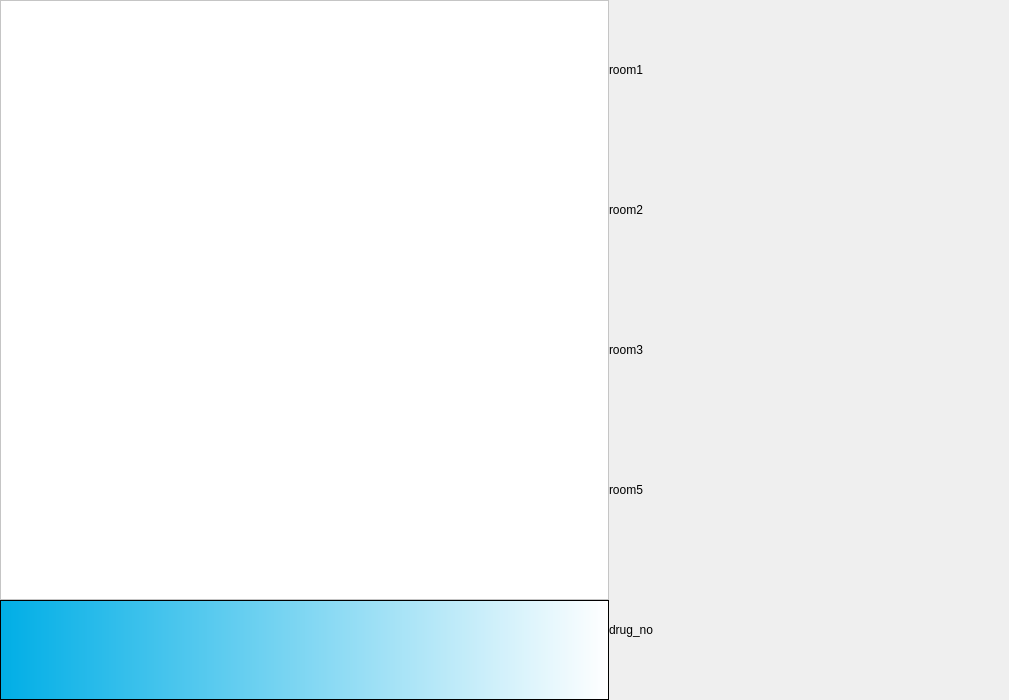
<?xml version="1.0" encoding="UTF-8"?>
<ui version="4.0">
 <class>MainWindow</class>
 <widget class="QMainWindow" name="MainWindow">
  <property name="windowModality">
   <enum>Qt::NonModal</enum>
  </property>
  <property name="geometry">
   <rect>
    <x>0</x>
    <y>0</y>
    <width>1009</width>
    <height>700</height>
   </rect>
  </property>
  <property name="windowTitle">
   <string>滿地富醫療資訊管理系統</string>
  </property>
  <widget class="QWidget" name="centralwidget">
   <layout class="QHBoxLayout" name="horizontalLayout">
    <property name="spacing">
     <number>0</number>
    </property>
    <property name="leftMargin">
     <number>0</number>
    </property>
    <property name="topMargin">
     <number>0</number>
    </property>
    <property name="rightMargin">
     <number>0</number>
    </property>
    <property name="bottomMargin">
     <number>0</number>
    </property>
    <item>
     <layout class="QVBoxLayout" name="verticalLayout">
      <property name="spacing">
       <number>0</number>
      </property>
      <item>
       <layout class="QHBoxLayout" name="horizontalLayout_2">
        <property name="spacing">
         <number>0</number>
        </property>
        <item>
         <layout class="QVBoxLayout" name="verticalLayout_media">
          <property name="spacing">
           <number>0</number>
          </property>
          <item>
           <layout class="QVBoxLayout" name="verticalLayout_3">
            <item>
             <widget class="QFrame" name="frame_youtube">
              <property name="sizePolicy">
               <sizepolicy hsizetype="Expanding" vsizetype="Expanding">
                <horstretch>0</horstretch>
                <verstretch>0</verstretch>
               </sizepolicy>
              </property>
              <property name="styleSheet">
               <string notr="true">background-color: rgb(255, 255, 255);</string>
              </property>
              <property name="frameShape">
               <enum>QFrame::StyledPanel</enum>
              </property>
              <property name="frameShadow">
               <enum>QFrame::Raised</enum>
              </property>
             </widget>
            </item>
           </layout>
          </item>
          <item>
           <layout class="QHBoxLayout" name="horizontalLayout_3">
            <property name="spacing">
             <number>0</number>
            </property>
           </layout>
          </item>
          <item>
           <widget class="QFrame" name="frame">
            <property name="minimumSize">
             <size>
              <width>0</width>
              <height>100</height>
             </size>
            </property>
            <property name="styleSheet">
             <string notr="true">background-color: qlineargradient(spread:pad, x1:0, y1:0, x2:1, y2:0, stop:0 rgba(0, 174, 230, 255), stop:1 rgba(255, 255, 255, 255));
</string>
            </property>
            <property name="frameShape">
             <enum>QFrame::StyledPanel</enum>
            </property>
            <property name="frameShadow">
             <enum>QFrame::Raised</enum>
            </property>
            <widget class="QLabel" name="label_marquee">
             <property name="geometry">
              <rect>
               <x>920</x>
               <y>20</y>
               <width>216</width>
               <height>59</height>
              </rect>
             </property>
             <property name="sizePolicy">
              <sizepolicy hsizetype="Preferred" vsizetype="Preferred">
               <horstretch>0</horstretch>
               <verstretch>0</verstretch>
              </sizepolicy>
             </property>
             <property name="styleSheet">
              <string notr="true">font: 48pt &quot;微軟正黑體&quot;;
font-weight:bold;
background:transparent;
color: rgb(0, 0, 0);</string>
             </property>
             <property name="text">
              <string>marquee text</string>
             </property>
             <property name="wordWrap">
              <bool>false</bool>
             </property>
            </widget>
           </widget>
          </item>
         </layout>
        </item>
        <item>
         <layout class="QVBoxLayout" name="verticalLayout_2">
          <item>
           <widget class="QLabel" name="label_room1">
            <property name="minimumSize">
             <size>
              <width>400</width>
              <height>0</height>
             </size>
            </property>
            <property name="styleSheet">
             <string notr="true"/>
            </property>
            <property name="text">
             <string>room1</string>
            </property>
           </widget>
          </item>
          <item>
           <widget class="QLabel" name="label_room2">
            <property name="minimumSize">
             <size>
              <width>400</width>
              <height>0</height>
             </size>
            </property>
            <property name="text">
             <string>room2</string>
            </property>
           </widget>
          </item>
          <item>
           <widget class="QLabel" name="label_room3">
            <property name="minimumSize">
             <size>
              <width>400</width>
              <height>0</height>
             </size>
            </property>
            <property name="text">
             <string>room3</string>
            </property>
           </widget>
          </item>
          <item>
           <widget class="QLabel" name="label_room5">
            <property name="minimumSize">
             <size>
              <width>400</width>
              <height>0</height>
             </size>
            </property>
            <property name="text">
             <string>room5</string>
            </property>
           </widget>
          </item>
          <item>
           <widget class="QLabel" name="label_drug_no">
            <property name="minimumSize">
             <size>
              <width>400</width>
              <height>0</height>
             </size>
            </property>
            <property name="text">
             <string>drug_no</string>
            </property>
           </widget>
          </item>
         </layout>
        </item>
       </layout>
      </item>
     </layout>
    </item>
   </layout>
  </widget>
  <action name="action_convert">
   <property name="icon">
    <iconset>
     <normaloff>../icons/document-import.svg</normaloff>../icons/document-import.svg</iconset>
   </property>
   <property name="text">
    <string>轉檔</string>
   </property>
  </action>
  <action name="action_ins_check">
   <property name="icon">
    <iconset>
     <normaloff>../icons/dialog-question.png</normaloff>../icons/dialog-question.png</iconset>
   </property>
   <property name="text">
    <string>申報檢查</string>
   </property>
   <property name="shortcut">
    <string>Ctrl+1</string>
   </property>
   <property name="shortcutContext">
    <enum>Qt::WindowShortcut</enum>
   </property>
  </action>
  <action name="action_ins_apply">
   <property name="icon">
    <iconset>
     <normaloff>../icons/mail-send.svg</normaloff>../icons/mail-send.svg</iconset>
   </property>
   <property name="text">
    <string>健保申報</string>
   </property>
   <property name="shortcut">
    <string>Ctrl+2</string>
   </property>
  </action>
  <action name="action_ins_judge">
   <property name="icon">
    <iconset>
     <normaloff>../icons/accessories-dictionary.png</normaloff>../icons/accessories-dictionary.png</iconset>
   </property>
   <property name="text">
    <string>健保抽審</string>
   </property>
   <property name="shortcut">
    <string>Ctrl+3</string>
   </property>
  </action>
  <action name="action_registration">
   <property name="icon">
    <iconset>
     <normaloff>../icons/add-files-to-archive.svg</normaloff>../icons/add-files-to-archive.svg</iconset>
   </property>
   <property name="text">
    <string>門診掛號</string>
   </property>
  </action>
  <action name="action_return_card">
   <property name="icon">
    <iconset>
     <normaloff>../icons/contact-new.svg</normaloff>../icons/contact-new.svg</iconset>
   </property>
   <property name="text">
    <string>健保卡欠還卡</string>
   </property>
  </action>
  <action name="action_checkout">
   <property name="icon">
    <iconset>
     <normaloff>../icons/accessories-calculator.png</normaloff>../icons/accessories-calculator.png</iconset>
   </property>
   <property name="text">
    <string>掛號櫃台結帳</string>
   </property>
  </action>
  <action name="action_patient_list">
   <property name="icon">
    <iconset>
     <normaloff>../icons/emblem-documents.png</normaloff>../icons/emblem-documents.png</iconset>
   </property>
   <property name="text">
    <string>病患查詢</string>
   </property>
  </action>
  <action name="action_ins_record_upload">
   <property name="icon">
    <iconset>
     <normaloff>../icons/mail-send.png</normaloff>../icons/mail-send.png</iconset>
   </property>
   <property name="text">
    <string>健保IC卡資料上傳</string>
   </property>
  </action>
  <action name="action_cashier">
   <property name="icon">
    <iconset>
     <normaloff>../icons/software-update-urgent.png</normaloff>../icons/software-update-urgent.png</iconset>
   </property>
   <property name="text">
    <string>批價作業</string>
   </property>
  </action>
  <action name="action_settings">
   <property name="icon">
    <iconset>
     <normaloff>../icons/preferences-system.png</normaloff>../icons/preferences-system.png</iconset>
   </property>
   <property name="text">
    <string>系統設定</string>
   </property>
  </action>
  <action name="action_charge">
   <property name="icon">
    <iconset>
     <normaloff>../icons/edit-select-all.svg</normaloff>../icons/edit-select-all.svg</iconset>
   </property>
   <property name="text">
    <string>收費設定</string>
   </property>
  </action>
  <action name="action_users">
   <property name="icon">
    <iconset>
     <normaloff>../icons/system-users.png</normaloff>../icons/system-users.png</iconset>
   </property>
   <property name="text">
    <string>使用者管理</string>
   </property>
  </action>
  <action name="action_diagnostic">
   <property name="icon">
    <iconset>
     <normaloff>../icons/user-info.png</normaloff>../icons/user-info.png</iconset>
   </property>
   <property name="text">
    <string>診察資料</string>
   </property>
  </action>
  <action name="action_medicine">
   <property name="icon">
    <iconset>
     <normaloff>../icons/accessories-dictionary.png</normaloff>../icons/accessories-dictionary.png</iconset>
   </property>
   <property name="text">
    <string>處方資料</string>
   </property>
  </action>
  <action name="action_ic_card">
   <property name="icon">
    <iconset>
     <normaloff>../icons/ic_card.jpg</normaloff>../icons/ic_card.jpg</iconset>
   </property>
   <property name="text">
    <string>健保卡讀卡機</string>
   </property>
  </action>
  <action name="action_waiting_list">
   <property name="icon">
    <iconset>
     <normaloff>../icons/accessories-text-editor.png</normaloff>../icons/accessories-text-editor.png</iconset>
   </property>
   <property name="text">
    <string>醫師看診作業</string>
   </property>
  </action>
  <action name="action_medical_record_list">
   <property name="icon">
    <iconset>
     <normaloff>../icons/folder-saved-search.png</normaloff>../icons/folder-saved-search.png</iconset>
   </property>
   <property name="text">
    <string>病歷查詢</string>
   </property>
  </action>
  <action name="action_medical_record_statistics">
   <property name="icon">
    <iconset>
     <normaloff>../icons/x-office-calendar.png</normaloff>../icons/x-office-calendar.png</iconset>
   </property>
   <property name="text">
    <string>病歷統計</string>
   </property>
  </action>
  <action name="action_show_side_bar">
   <property name="checkable">
    <bool>true</bool>
   </property>
   <property name="checked">
    <bool>false</bool>
   </property>
   <property name="icon">
    <iconset>
     <normaloff>../icons/preferences-desktop-accessibility.png</normaloff>../icons/preferences-desktop-accessibility.png</iconset>
   </property>
   <property name="text">
    <string>顯示/關閉側邊欄</string>
   </property>
   <property name="shortcut">
    <string>F4</string>
   </property>
  </action>
  <action name="action_doctor_nurse_table">
   <property name="icon">
    <iconset>
     <normaloff>../icons/system-users.png</normaloff>../icons/system-users.png</iconset>
   </property>
   <property name="text">
    <string>護士跟診表</string>
   </property>
  </action>
  <action name="action_purchase">
   <property name="icon">
    <iconset>
     <normaloff>../icons/user-available.png</normaloff>../icons/user-available.png</iconset>
   </property>
   <property name="text">
    <string>櫃台購藥</string>
   </property>
  </action>
  <action name="action_export_emr_xml">
   <property name="icon">
    <iconset>
     <normaloff>../icons/document-export.svg</normaloff>../icons/document-export.svg</iconset>
   </property>
   <property name="text">
    <string>匯出電子病歷交換檔 - xml</string>
   </property>
  </action>
  <action name="action_certificate_diagnosis">
   <property name="icon">
    <iconset>
     <normaloff>../icons/accessories-text-editor.png</normaloff>../icons/accessories-text-editor.png</iconset>
   </property>
   <property name="text">
    <string>診斷證明書</string>
   </property>
  </action>
  <action name="action_certificate_payment">
   <property name="icon">
    <iconset>
     <normaloff>../icons/edit-select-all.svg</normaloff>../icons/edit-select-all.svg</iconset>
   </property>
   <property name="text">
    <string>醫療費用證明書</string>
   </property>
  </action>
  <action name="action_update">
   <property name="icon">
    <iconset>
     <normaloff>../icons/emblem-synchronizing.png</normaloff>../icons/emblem-synchronizing.png</iconset>
   </property>
   <property name="text">
    <string>醫療軟體更新</string>
   </property>
  </action>
  <action name="action_doctor_schedule">
   <property name="icon">
    <iconset>
     <normaloff>../icons/gtk-select-all.svg</normaloff>../icons/gtk-select-all.svg</iconset>
   </property>
   <property name="text">
    <string>醫師班表</string>
   </property>
  </action>
  <action name="action_ins_drug">
   <property name="icon">
    <iconset>
     <normaloff>../icons/emblem-synchronizing.png</normaloff>../icons/emblem-synchronizing.png</iconset>
   </property>
   <property name="text">
    <string>健保藥品</string>
   </property>
  </action>
  <action name="action_statistics_doctor">
   <property name="icon">
    <iconset>
     <normaloff>../icons/stock_select-all.svg</normaloff>../icons/stock_select-all.svg</iconset>
   </property>
   <property name="text">
    <string>醫師統計</string>
   </property>
  </action>
  <action name="action_statistics_return_rate">
   <property name="icon">
    <iconset>
     <normaloff>../icons/edit-redo.svg</normaloff>../icons/edit-redo.svg</iconset>
   </property>
   <property name="text">
    <string>回診率統計</string>
   </property>
   <property name="toolTip">
    <string>回診率統計</string>
   </property>
  </action>
  <action name="action_restore_records">
   <property name="icon">
    <iconset>
     <normaloff>../icons/undo.svg</normaloff>../icons/undo.svg</iconset>
   </property>
   <property name="text">
    <string>資料回復</string>
   </property>
  </action>
  <action name="action_hosts">
   <property name="icon">
    <iconset>
     <normaloff>../icons/network-workgroup.png</normaloff>../icons/network-workgroup.png</iconset>
   </property>
   <property name="text">
    <string>分院連線設定</string>
   </property>
  </action>
  <action name="action_database_repair">
   <property name="icon">
    <iconset>
     <normaloff>../icons/drive-multidisk.png</normaloff>../icons/drive-multidisk.png</iconset>
   </property>
   <property name="text">
    <string>資料庫修復</string>
   </property>
  </action>
  <action name="action_misc">
   <property name="icon">
    <iconset>
     <normaloff>../icons/applications-other.png</normaloff>../icons/applications-other.png</iconset>
   </property>
   <property name="text">
    <string>其他資料</string>
   </property>
  </action>
  <action name="action_statistics_medicine">
   <property name="icon">
    <iconset>
     <normaloff>../icons/emblem-documents.png</normaloff>../icons/emblem-documents.png</iconset>
   </property>
   <property name="text">
    <string>用藥統計</string>
   </property>
  </action>
  <action name="action_examination_list">
   <property name="icon">
    <iconset>
     <normaloff>../icons/applications-engineering.png</normaloff>../icons/applications-engineering.png</iconset>
   </property>
   <property name="text">
    <string>檢驗報告查詢</string>
   </property>
   <property name="toolTip">
    <string>檢驗報告查詢</string>
   </property>
  </action>
  <action name="action_examination">
   <property name="icon">
    <iconset>
     <normaloff>../icons/accessories-text-editor.png</normaloff>../icons/accessories-text-editor.png</iconset>
   </property>
   <property name="text">
    <string>檢驗報告登錄</string>
   </property>
   <property name="toolTip">
    <string>檢驗報告登錄</string>
   </property>
  </action>
  <action name="action_import_medical_record">
   <property name="icon">
    <iconset>
     <normaloff>../icons/document-import.svg</normaloff>../icons/document-import.svg</iconset>
   </property>
   <property name="text">
    <string>匯入病歷資料JSON</string>
   </property>
   <property name="toolTip">
    <string>匯入病歷資料JSON</string>
   </property>
  </action>
  <action name="action_statistics_ins_performance">
   <property name="icon">
    <iconset>
     <normaloff>../icons/trophy-gold.png</normaloff>../icons/trophy-gold.png</iconset>
   </property>
   <property name="text">
    <string>健保申報業績</string>
   </property>
   <property name="toolTip">
    <string>健保申報業績</string>
   </property>
  </action>
  <action name="action_statistics_doctor_commission">
   <property name="icon">
    <iconset>
     <normaloff>../icons/face-angel.png</normaloff>../icons/face-angel.png</iconset>
   </property>
   <property name="text">
    <string>醫師銷售業績統計</string>
   </property>
   <property name="toolTip">
    <string>醫師銷售業績統計</string>
   </property>
  </action>
  <action name="action_massage_registration">
   <property name="icon">
    <iconset>
     <normaloff>../icons/accessories-text-editor.png</normaloff>../icons/accessories-text-editor.png</iconset>
   </property>
   <property name="text">
    <string>養生館掛號</string>
   </property>
  </action>
  <action name="action_event_log">
   <property name="icon">
    <iconset>
     <normaloff>../icons/accessories-dictionary.png</normaloff>../icons/accessories-dictionary.png</iconset>
   </property>
   <property name="text">
    <string>系統日誌</string>
   </property>
   <property name="toolTip">
    <string>系統日誌</string>
   </property>
  </action>
  <action name="action_statistics_ins_discount">
   <property name="icon">
    <iconset>
     <normaloff>../icons/face-smile.png</normaloff>../icons/face-smile.png</iconset>
   </property>
   <property name="text">
    <string>健保門診優惠統計</string>
   </property>
   <property name="toolTip">
    <string>健保門診優惠統計</string>
   </property>
  </action>
  <action name="action_statistics_multiple_performance">
   <property name="icon">
    <iconset>
     <normaloff>../icons/trophy-gold.png</normaloff>../icons/trophy-gold.png</iconset>
   </property>
   <property name="text">
    <string>綜合業績報表</string>
   </property>
   <property name="toolTip">
    <string>綜合業績報表</string>
   </property>
  </action>
  <action name="action_statistics_daily">
   <property name="icon">
    <iconset>
     <normaloff>../icons/gtk-select-all.svg</normaloff>../icons/gtk-select-all.svg</iconset>
   </property>
   <property name="text">
    <string>日報表</string>
   </property>
   <property name="toolTip">
    <string>日報表</string>
   </property>
  </action>
  <action name="action_exam_result">
   <property name="icon">
    <iconset>
     <normaloff>../icons/applications-science.png</normaloff>../icons/applications-science.png</iconset>
   </property>
   <property name="text">
    <string>醫事檢驗所報告</string>
   </property>
   <property name="toolTip">
    <string>醫事檢驗所報告</string>
   </property>
  </action>
  <action name="action_statistics_no_return_rate">
   <property name="icon">
    <iconset>
     <normaloff>../icons/gtk-undo-ltr.svg</normaloff>../icons/gtk-undo-ltr.svg</iconset>
   </property>
   <property name="text">
    <string>未回診統計</string>
   </property>
   <property name="toolTip">
    <string>未回診統計</string>
   </property>
  </action>
  <action name="action_case_template">
   <property name="icon">
    <iconset>
     <normaloff>../icons/editcopy.svg</normaloff>../icons/editcopy.svg</iconset>
   </property>
   <property name="text">
    <string>參考病歷</string>
   </property>
   <property name="toolTip">
    <string>參考病歷</string>
   </property>
  </action>
  <action name="action_statistics_massager">
   <property name="icon">
    <iconset>
     <normaloff>../icons/system-users.png</normaloff>../icons/system-users.png</iconset>
   </property>
   <property name="text">
    <string>推拿師統計</string>
   </property>
   <property name="toolTip">
    <string>推拿師統計</string>
   </property>
  </action>
  <action name="action_2">
   <property name="text">
    <string>分院資料設定</string>
   </property>
  </action>
  <action name="action_branch_settings">
   <property name="text">
    <string>分院統計設定</string>
   </property>
  </action>
  <action name="action_statistics_branch_project">
   <property name="text">
    <string>分院專案統計</string>
   </property>
  </action>
  <action name="action_branch_daily_income">
   <property name="text">
    <string>分院日報表</string>
   </property>
  </action>
  <action name="action_commission_summary">
   <property name="icon">
    <iconset>
     <normaloff>../icons/trophy-gold.png</normaloff>../icons/trophy-gold.png</iconset>
   </property>
   <property name="text">
    <string>自費銷售抽成總表</string>
   </property>
  </action>
  <action name="action_sales_summary">
   <property name="icon">
    <iconset>
     <normaloff>../icons/trophy-silver.png</normaloff>../icons/trophy-silver.png</iconset>
   </property>
   <property name="text">
    <string>自費銷售金額總表</string>
   </property>
  </action>
  <action name="action_export_all_database">
   <property name="icon">
    <iconset>
     <normaloff>../icons/filesave.svg</normaloff>../icons/filesave.svg</iconset>
   </property>
   <property name="text">
    <string>匯出全部資料庫</string>
   </property>
   <property name="toolTip">
    <string>匯出全部資料庫</string>
   </property>
  </action>
  <action name="action_import_all_database">
   <property name="icon">
    <iconset>
     <normaloff>../icons/software-update-urgent.png</normaloff>../icons/software-update-urgent.png</iconset>
   </property>
   <property name="text">
    <string>匯入全部資料庫</string>
   </property>
   <property name="toolTip">
    <string>匯入全部資料庫</string>
   </property>
  </action>
  <action name="action_export_medical_record_json">
   <property name="icon">
    <iconset>
     <normaloff>../icons/document-export.svg</normaloff>../icons/document-export.svg</iconset>
   </property>
   <property name="text">
    <string>匯出病歷資料JSON</string>
   </property>
   <property name="toolTip">
    <string>匯出病歷資料JSON</string>
   </property>
  </action>
  <action name="action_debt">
   <property name="icon">
    <iconset>
     <normaloff>../icons/face-crying.png</normaloff>../icons/face-crying.png</iconset>
   </property>
   <property name="text">
    <string>欠還款作業</string>
   </property>
   <property name="toolTip">
    <string>欠還款作業</string>
   </property>
  </action>
  <action name="action_pharmacist_schedule">
   <property name="icon">
    <iconset>
     <normaloff>../icons/x-office-calendar.png</normaloff>../icons/x-office-calendar.png</iconset>
   </property>
   <property name="text">
    <string>藥師班表</string>
   </property>
   <property name="toolTip">
    <string>藥師班表</string>
   </property>
  </action>
  <action name="action_statistics_ins_pregnant">
   <property name="icon">
    <iconset>
     <normaloff>../icons/gohome.svg</normaloff>../icons/gohome.svg</iconset>
   </property>
   <property name="text">
    <string>孕產照護報表</string>
   </property>
   <property name="toolTip">
    <string>孕產照護報表</string>
   </property>
  </action>
  <action name="action_statistics_period_count">
   <property name="icon">
    <iconset>
     <normaloff>../icons/system-users.png</normaloff>../icons/system-users.png</iconset>
   </property>
   <property name="text">
    <string>診數統計</string>
   </property>
   <property name="toolTip">
    <string>診數統計表表</string>
   </property>
  </action>
  <action name="action_purchase_records">
   <property name="icon">
    <iconset>
     <normaloff>../icons/accessories-calculator.png</normaloff>../icons/accessories-calculator.png</iconset>
   </property>
   <property name="text">
    <string>自費銷售記錄</string>
   </property>
  </action>
 </widget>
 <resources/>
 <connections/>
</ui>
